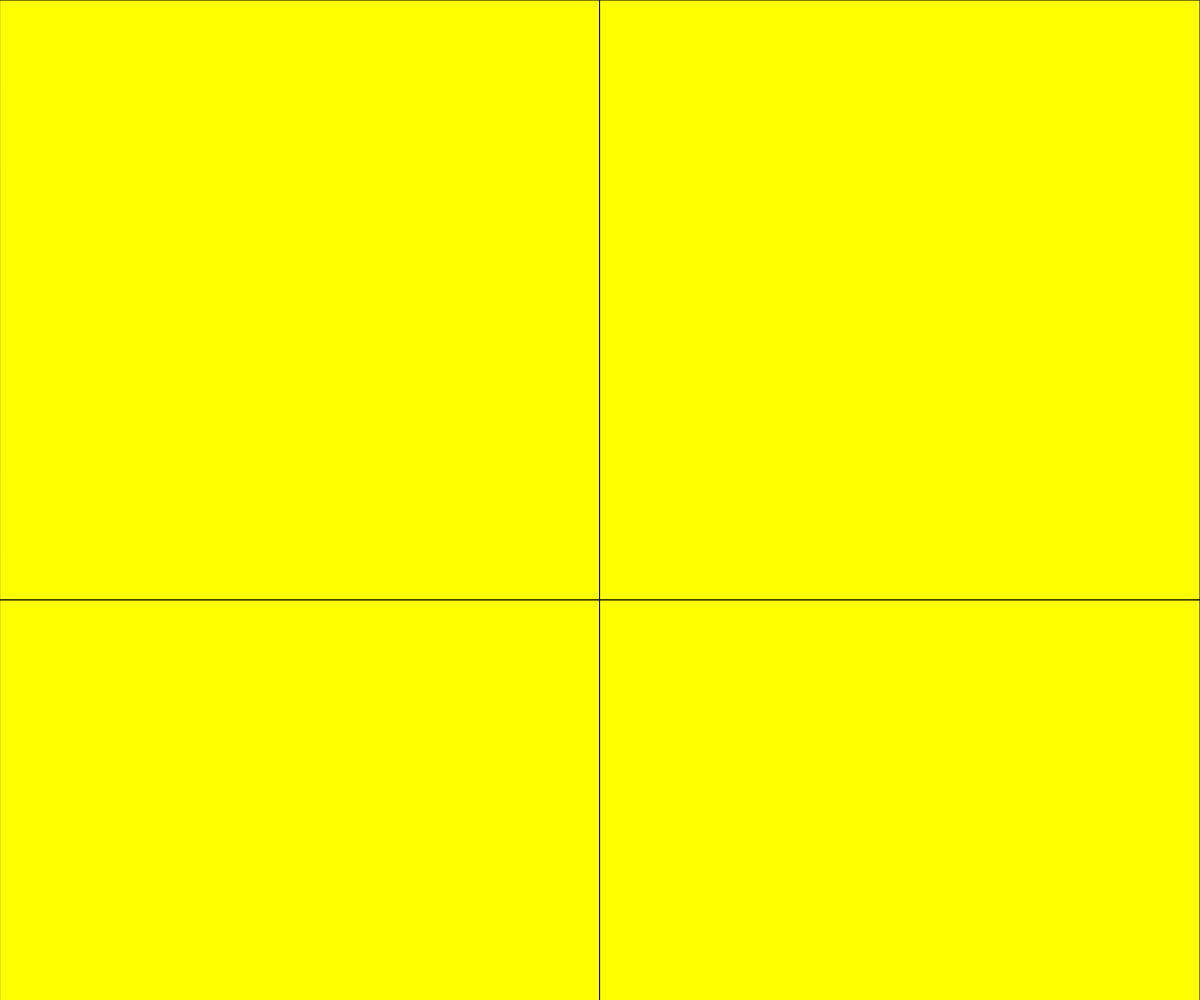
Frame 1 (no input)
Frame 60 (no input): identical to frame 1, image omitted
Frame 120 (the mouse pressed at the canvas centre since frame 60): identical to frame 1, image omitted

The p5.js sketch that drew this single still picture (run headless with seeded random() and noise() and a simulated clock; from frame 60 on, the mouse is pressed at the canvas centre):

// p5.js sketch
// ── sketch.js
function setup() { //runs one time
  createCanvas(windowWidth,windowHeight);
  fill("yellow");
  strokeWeight(1);
}

function draw() { //runs in a loop
  
  var numSides = 2;
  var sideLen = windowWidth/numSides;
  
  for(var x = 0;x<windowWidth;x+=sideLen){
      for(var y =0;y<windowHeight;y+=sideLen){
          quad(
          x,y,
          x+sideLen,y,
          x+sideLen,y+sideLen,
          x,y+sideLen);
      }
  }
}

function windowResized(){
  resize(windowWidth, windowHeight); 
}
